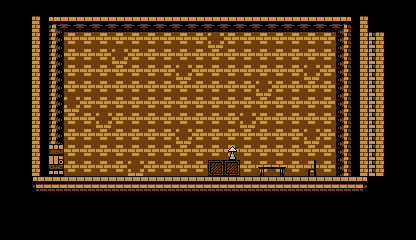

The image is a tile-based game level rendered from a .tmx file. Its description and complete source (layers, tilesets, objects, tile grids) follow:
An orthogonal 26x15 tile map with 16x16 px tiles, 4 tile layers (Tile Layer 1, objects, ground, doors).

<map version="1.0" orientation="orthogonal" renderorder="right-down" width="26" height="15" tilewidth="16" tileheight="16" nextobjectid="1">
 <tileset firstgid="1" name="vliiage" tilewidth="16" tileheight="16" tilecount="4096" columns="64">
  <image source="../img/village.png" width="1024" height="1024" />
  <tile id="1">
   <properties>
    <property name="groundSlope" value="flat" />
   </properties>
  </tile>
  <tile id="2">
   <properties>
    <property name="groundSlope" value="up" />
   </properties>
  </tile>
  <tile id="3">
   <properties>
    <property name="groundSlope" value="down" />
   </properties>
  </tile>
  <tile id="2114">
   <properties>
    <property name="doorLocation" value="outside" />
   </properties>
  </tile>
  <tile id="2115">
   <properties>
    <property name="doorLocation" value="shack" />
   </properties>
  </tile>
 </tileset>
 <layer name="Tile Layer 1" width="26" height="15">
  <data encoding="csv">
0,0,0,0,0,0,0,0,0,0,0,0,0,0,0,0,0,0,0,0,0,0,0,0,0,0,
0,0,1358,2003,2004,2004,2004,2004,2004,2004,2004,2004,2004,2004,2004,2004,2004,2004,2004,2004,2004,2005,1362,0,0,0,
0,0,1358,2067,1299,1299,1299,1299,1299,1299,1299,1299,1299,1235,1299,1299,1299,1299,1299,1299,1299,2069,1362,1357,0,0,
0,0,1358,2067,1299,1299,1299,1235,1299,1299,1299,1299,1299,1299,1299,1299,1299,1299,1299,1299,1299,2069,1362,1357,0,0,
0,0,1358,2067,1299,1299,1299,1299,1299,1299,1299,1235,1299,1299,1299,1299,1299,1299,1299,1235,1299,2069,1362,1357,0,0,
0,0,1358,2067,1299,1299,1299,1299,1299,1299,1299,1299,1299,1299,1299,1299,1235,1299,1299,1299,1299,2069,1362,1357,0,0,
0,0,1358,2067,1235,1299,1299,1299,1299,1299,1299,1299,1299,1299,1299,1299,1299,1299,1299,1299,1299,2069,1362,1357,0,0,
0,0,1358,2067,1299,1299,1235,1299,1299,1299,1299,1299,1299,1299,1299,1235,1299,1299,1299,1299,1299,2069,1362,1357,0,0,
0,0,1358,2067,1299,1299,1299,1299,1299,1299,1299,1235,1299,1299,1299,1299,1299,1299,1299,1235,1299,2069,1362,1357,0,0,
0,0,1358,1248,1299,1299,1299,1299,1299,1299,1299,1299,1299,1299,1299,1299,1299,1299,1299,1299,1299,2069,1362,1357,0,0,
0,0,1358,1312,1299,1299,1299,1299,1235,1299,1299,1299,1299,1299,1299,1299,1299,1299,1299,1299,1299,2069,1362,1357,0,0,
0,0,1491,1492,1492,1492,1492,1492,1492,1492,1492,1492,1492,1492,1492,1492,1492,1492,1492,1492,1492,1492,1493,0,0,0,
0,0,0,0,0,0,0,0,0,0,0,0,0,0,0,0,0,0,0,0,0,0,0,0,0,0,
0,0,0,0,0,0,0,0,0,0,0,0,0,0,0,0,0,0,0,0,0,0,0,0,0,0,
0,0,0,0,0,0,0,0,0,0,0,0,0,0,0,0,0,0,0,0,0,0,0,0,0,0
</data>
 </layer>
 <layer name="objects" width="26" height="15">
  <data encoding="csv">
0,0,0,0,0,0,0,0,0,0,0,0,0,0,0,0,0,0,0,0,0,0,0,0,0,0,
0,0,0,0,0,0,0,0,0,0,0,0,0,0,0,0,0,0,0,0,0,0,0,0,0,0,
0,0,0,0,0,0,0,0,0,0,0,0,0,0,0,0,0,0,0,0,0,0,0,0,0,0,
0,0,0,0,0,0,0,0,0,0,0,0,0,0,0,0,0,0,0,0,0,0,0,0,0,0,
0,0,0,0,0,0,0,0,0,0,0,0,0,0,0,0,0,0,0,0,0,0,0,0,0,0,
0,0,0,0,0,0,0,0,0,0,0,0,0,0,0,0,0,0,0,0,0,0,0,0,0,0,
0,0,0,0,0,0,0,0,0,0,0,0,0,0,0,0,0,0,0,0,0,0,0,0,0,0,
0,0,0,0,0,0,0,0,0,0,0,0,0,0,0,0,0,0,0,0,0,0,0,0,0,0,
0,0,0,0,0,0,0,0,0,0,0,0,0,0,0,0,0,0,0,0,0,0,0,0,0,0,
0,0,0,0,0,0,0,0,0,0,0,0,0,0,118,0,0,0,0,0,0,0,0,0,0,0,
0,0,0,0,0,0,0,0,0,0,0,0,0,116,116,0,114,115,0,117,0,0,0,0,0,0,
0,0,0,0,0,0,0,0,0,0,0,0,0,0,0,0,0,0,0,0,0,0,0,0,0,0,
0,0,0,0,0,0,0,0,0,0,0,0,0,0,0,0,0,0,0,0,0,0,0,0,0,0,
0,0,0,0,0,0,0,0,0,0,0,0,0,0,0,0,0,0,0,0,0,0,0,0,0,0,
0,0,0,0,0,0,0,0,0,0,0,0,0,0,0,0,0,0,0,0,0,0,0,0,0,0
</data>
 </layer>
 <layer name="ground" width="26" height="15" opacity="0">
  <data encoding="csv">
0,0,0,0,0,0,0,0,0,0,0,0,0,0,0,0,0,0,0,0,0,0,0,0,0,0,
0,0,0,0,0,0,0,0,0,0,0,0,0,0,0,0,0,0,0,0,0,0,0,0,0,0,
0,0,0,0,0,0,0,0,0,0,0,0,0,0,0,0,0,0,0,0,0,0,0,0,0,0,
0,0,0,0,0,0,0,0,0,0,0,0,0,0,0,0,0,0,0,0,0,0,0,0,0,0,
0,0,0,0,0,0,0,0,0,0,0,0,0,0,0,0,0,0,0,0,0,0,0,0,0,0,
0,0,0,0,0,0,0,0,0,0,0,0,0,0,0,0,0,0,0,0,0,0,0,0,0,0,
0,0,0,0,0,0,0,0,0,0,0,0,0,0,0,0,0,0,0,0,0,0,0,0,0,0,
0,0,0,0,0,0,0,0,0,0,0,0,0,0,0,0,0,0,0,0,0,0,0,0,0,0,
0,0,0,0,0,0,0,0,0,0,0,0,0,0,0,0,0,0,0,0,0,0,0,0,0,0,
0,0,0,0,0,0,0,0,0,0,0,0,0,0,0,0,0,0,0,0,0,0,0,0,0,0,
0,0,0,2,2,2,2,2,2,2,2,2,2,2,2,2,2,2,2,2,2,0,0,0,0,0,
0,0,0,0,0,0,0,0,0,0,0,0,0,0,0,0,0,0,0,0,0,0,0,0,0,0,
0,0,0,0,0,0,0,0,0,0,0,0,0,0,0,0,0,0,0,0,0,0,0,0,0,0,
0,0,0,0,0,0,0,0,0,0,0,0,0,0,0,0,0,0,0,0,0,0,0,0,0,0,
0,0,0,0,0,0,0,0,0,0,0,0,0,0,0,0,0,0,0,0,0,0,0,0,0,0
</data>
 </layer>
 <layer name="doors" width="26" height="15" opacity="0">
  <data encoding="csv">
0,0,0,0,0,0,0,0,0,0,0,0,0,0,0,0,0,0,0,0,0,0,0,0,0,0,
0,0,0,0,0,0,0,0,0,0,0,0,0,0,0,0,0,0,0,0,0,0,0,0,0,0,
0,0,0,0,0,0,0,0,0,0,0,0,0,0,0,0,0,0,0,0,0,0,0,0,0,0,
0,0,0,0,0,0,0,0,0,0,0,0,0,0,0,0,0,0,0,0,0,0,0,0,0,0,
0,0,0,0,0,0,0,0,0,0,0,0,0,0,0,0,0,0,0,0,0,0,0,0,0,0,
0,0,0,0,0,0,0,0,0,0,0,0,0,0,0,0,0,0,0,0,0,0,0,0,0,0,
0,0,0,0,0,0,0,0,0,0,0,0,0,0,0,0,0,0,0,0,0,0,0,0,0,0,
0,0,0,0,0,0,0,0,0,0,0,0,0,0,0,0,0,0,0,0,0,0,0,0,0,0,
0,0,0,0,0,0,0,0,0,0,0,0,0,0,0,0,0,0,0,0,0,0,0,0,0,0,
0,0,0,2115,0,0,0,0,0,0,0,0,0,0,0,0,0,0,0,0,0,0,0,0,0,0,
0,0,0,0,0,0,0,0,0,0,0,0,0,0,0,0,0,0,0,0,0,0,0,0,0,0,
0,0,0,0,0,0,0,0,0,0,0,0,0,0,0,0,0,0,0,0,0,0,0,0,0,0,
0,0,0,0,0,0,0,0,0,0,0,0,0,0,0,0,0,0,0,0,0,0,0,0,0,0,
0,0,0,0,0,0,0,0,0,0,0,0,0,0,0,0,0,0,0,0,0,0,0,0,0,0,
0,0,0,0,0,0,0,0,0,0,0,0,0,0,0,0,0,0,0,0,0,0,0,0,0,0
</data>
 </layer>
</map>
